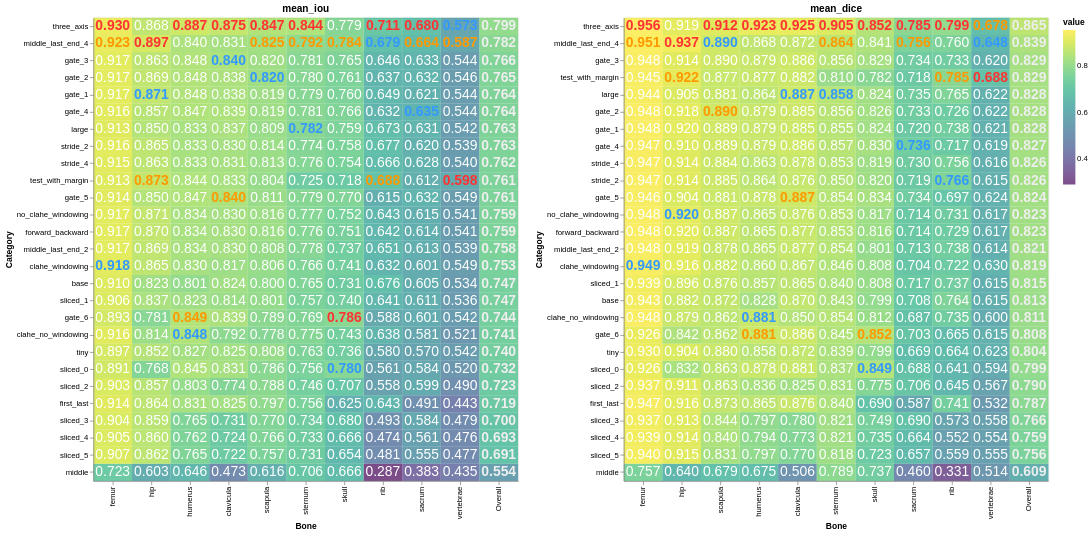

The cell this chart's notebook holds for it:
### Code cell
# Heatmap with per-cell mean, text; mark the top 3 values per bone with different styles/colors/weight
def add_rank_marker(df_mean):
    df_best = df_mean.copy()
    df_best['rank'] = 4  # default: not top 3

    for bone in df_best['bone'].unique():
        bone_rows = df_best[df_best['bone'] == bone]
        top_indices = bone_rows['value'].rank(method='first', ascending=False)
        # Assign 1 to best, 2 to second-best, 3 to third-best
        for rank in [1, 2, 3]:
            mask = (df_best['bone'] == bone) & (top_indices == rank)
            df_best.loc[mask, 'rank'] = rank

    return df_best

ioum = df[df['metric'] == 'mean_iou'].groupby(['category', 'bone'], as_index=False)['value'].mean()
ioum = add_rank_marker(ioum)

dicem = df[df['metric'] == 'mean_dice'].groupby(['category', 'bone'], as_index=False)['value'].mean()
dicem = add_rank_marker(dicem)

def make_heatmap_with_overall_column(dfm, title):
    # Compute overall mean for each category and sort y by this mean (descending)
    categories = dfm['category'].unique()
    # Will compute bone order by overall mean value, descending. "Overall" last.
    bone_means = (
        dfm.groupby('bone')['value']
        .mean()
        .sort_values(ascending=False)
    )
    all_bones = list(bone_means.index) + ['Overall']

    means = (
        dfm.groupby('category')['value']
        .mean()
        .reset_index()
        .assign(bone='Overall')
    )
    means['rank'] = 0  # So overall is not highlighted

    dfm_wide = pd.concat([dfm, means], ignore_index=True)

    # Now sort categories by mean (descending) for y-axis
    cat_order = (
        dfm_wide[dfm_wide['bone'] == 'Overall'][['category', 'value']]
        .sort_values('value', ascending=False)['category']
        .tolist()
    )

    color_expr = (
        "datum.rank == 1 ? '#ff3333' : "
        "datum.rank == 2 ? '#ff9900' : "
        "datum.rank == 3 ? '#3399ff' : "
        "datum.bone == 'Overall' ? '#eeeeee' : 'white'"
    )
    fontweight_expr = (
        "datum.rank == 1 ? 'bold' : "
        "datum.rank == 2 ? 'bold' : "
        "datum.rank == 3 ? 'bold' : "
        "datum.bone == 'Overall' ? 'bold' : 'normal'"
    )

    base = alt.Chart(dfm_wide).mark_rect(opacity=0.7).encode(
        x=alt.X('bone:N', title='Bone', sort=all_bones),
        y=alt.Y('category:N', title='Category',
                sort=cat_order),  # Now sorted by overall mean value!
        color=alt.Color('value:Q', scale=alt.Scale(scheme='viridis')),
    ).properties(width=50 * len(all_bones), height=600, title=title)

    text = alt.Chart(dfm_wide).mark_text(
        fontSize=18,
        fontWeight=alt.ExprRef(fontweight_expr),
        color=alt.ExprRef(color_expr),
        baseline='middle'
    ).encode(
        x=alt.X('bone:N', sort=all_bones),
        y=alt.Y('category:N', sort=cat_order),
        text=alt.Text('value:Q', format='.3f'),
        detail='rank:N',
    )

    return base + text

make_heatmap_with_overall_column(ioum, 'mean_iou') | make_heatmap_with_overall_column(dicem, 'mean_dice')

### Figure 1 — Vega specification as saved in the notebook (floating-point values rounded to 4 significant figures; data arrays with more than 128 entries replaced by an {"elided": "..."} marker saying what was removed)
{"$schema": "https://vega.github.io/schema/vega/v6.json", "data": [{"name": "source_0", "values": {"elided": "297 records"}}, {"name": "data_0", "values": {"elided": "297 records"}}, {"name": "source_1", "values": {"elided": "297 records"}}, {"name": "data_1", "values": {"elided": "297 records"}}, {"name": "source_0_concat_0_x_domain_bone", "values": [{"bone": "clavicula", "sort_field": 3.0}, {"bone": "femur", "sort_field": 0.0}, {"bone": "hip", "sort_field": 1.0}, {"bone": "humerus", "sort_field": 2.0}, {"bone": "rib", "sort_field": 7.0}, {"bone": "sacrum", "sort_field": 8.0}, {"bone": "scapula", "sort_field": 4.0}, {"bone": "skull", "sort_field": 6.0}, {"bone": "sternum", "sort_field": 5.0}, {"bone": "vertebrae", "sort_field": 9.0}, {"bone": "Overall", "sort_field": 10.0}]}, {"name": "source_0_concat_0_y_domain_category", "values": [{"category": "base", "sort_field": 15.0}, {"category": "clahe_no_windowing", "sort_field": 18.0}, {"category": "clahe_windowing", "sort_field": 14.0}, {"category": "first_last", "sort_field": 22.0}, {"category": "forward_backward", "sort_field": 12.0}, {"category": "gate_1", "sort_field": 4.0}, {"category": "gate_2", "sort_field": 3.0}, {"category": "gate_3", "sort_field": 2.0}, {"category": "gate_4", "sort_field": 5.0}, {"category": "gate_5", "sort_field": 10.0}, {"category": "gate_6", "sort_field": 17.0}, {"category": "large", "sort_field": 6.0}, {"category": "middle", "sort_field": 26.0}, {"category": "middle_last_end_2", "sort_field": 13.0}, {"category": "middle_last_end_4", "sort_field": 1.0}, {"category": "no_clahe_windowing", "sort_field": 11.0}, {"category": "sliced_0", "sort_field": 20.0}, {"category": "sliced_1", "sort_field": 16.0}, {"category": "sliced_2", "sort_field": 21.0}, {"category": "sliced_3", "sort_field": 23.0}, {"category": "sliced_4", "sort_field": 24.0}, {"category": "sliced_5", "sort_field": 25.0}, {"category": "stride_2", "sort_field": 7.0}, {"category": "stride_4", "sort_field": 8.0}, {"category": "test_with_margin", "sort_field": 9.0}, {"category": "three_axis", "sort_field": 0.0}, {"category": "tiny", "sort_field": 19.0}]}, {"name": "source_1_concat_1_x_domain_bone", "values": [{"bone": "clavicula", "sort_field": 4.0}, {"bone": "femur", "sort_field": 0.0}, {"bone": "hip", "sort_field": 1.0}, {"bone": "humerus", "sort_field": 3.0}, {"bone": "rib", "sort_field": 8.0}, {"bone": "sacrum", "sort_field": 7.0}, {"bone": "scapula", "sort_field": 2.0}, {"bone": "skull", "sort_field": 6.0}, {"bone": "sternum", "sort_field": 5.0}, {"bone": "vertebrae", "sort_field": 9.0}, {"bone": "Overall", "sort_field": 10.0}]}, {"name": "source_1_concat_1_y_domain_category", "values": [{"category": "base", "sort_field": 16.0}, {"category": "clahe_no_windowing", "sort_field": 17.0}, {"category": "clahe_windowing", "sort_field": 14.0}, {"category": "first_last", "sort_field": 22.0}, {"category": "forward_backward", "sort_field": 12.0}, {"category": "gate_1", "sort_field": 6.0}, {"category": "gate_2", "sort_field": 5.0}, {"category": "gate_3", "sort_field": 2.0}, {"category": "gate_4", "sort_field": 7.0}, {"category": "gate_5", "sort_field": 10.0}, {"category": "gate_6", "sort_field": 18.0}, {"category": "large", "sort_field": 4.0}, {"category": "middle", "sort_field": 26.0}, {"category": "middle_last_end_2", "sort_field": 13.0}, {"category": "middle_last_end_4", "sort_field": 1.0}, {"category": "no_clahe_windowing", "sort_field": 11.0}, {"category": "sliced_0", "sort_field": 20.0}, {"category": "sliced_1", "sort_field": 15.0}, {"category": "sliced_2", "sort_field": 21.0}, {"category": "sliced_3", "sort_field": 23.0}, {"category": "sliced_4", "sort_field": 24.0}, {"category": "sliced_5", "sort_field": 25.0}, {"category": "stride_2", "sort_field": 9.0}, {"category": "stride_4", "sort_field": 8.0}, {"category": "test_with_margin", "sort_field": 3.0}, {"category": "three_axis", "sort_field": 0.0}, {"category": "tiny", "sort_field": 19.0}]}], "signals": [{"name": "childWidth", "value": 550}], "marks": [{"type": "group", "name": "concat_0_group", "encode": {"update": {"width": {"signal": "childWidth"}, "height": {"signal": "height"}}}, "marks": [{"type": "rect", "name": "concat_0_layer_0_marks", "from": {"data": "data_0"}, "encode": {"update": {"fill": {"field": "value", "scale": "color"}, "width": {"signal": "max(0.25, bandwidth('concat_0_x'))"}, "y": {"field": "category", "scale": "concat_0_y"}, "opacity": {"value": 0.7}, "height": {"signal": "max(0.25, bandwidth('concat_0_y'))"}, "x": {"field": "bone", "scale": "concat_0_x"}}}, "style": ["rect"]}, {"type": "text", "name": "concat_0_layer_1_marks", "from": {"data": "source_0"}, "encode": {"update": {"x": {"field": "bone", "scale": "concat_0_x", "band": 0.5}, "baseline": {"value": "middle"}, "text": {"signal": "format(datum[\"value\"], \".3f\")"}, "fill": {"signal": "datum.rank == 1 ? '#ff3333' : datum.rank == 2 ? '#ff9900' : datum.rank == 3 ? '#3399ff' : datum.bone == 'Overall' ? '#eeeeee' : 'white'"}, "fontWeight": {"signal": "datum.rank == 1 ? 'bold' : datum.rank == 2 ? 'bold' : datum.rank == 3 ? 'bold' : datum.bone == 'Overall' ? 'bold' : 'normal'"}, "fontSize": {"value": 18}, "y": {"field": "category", "scale": "concat_0_y", "band": 0.5}, "align": {"value": "center"}}}, "style": ["text"]}], "axes": [{"scale": "concat_0_x", "orient": "bottom", "grid": false, "title": "Bone", "labelBaseline": "middle", "labelAlign": "right", "labelAngle": 270, "zindex": 1}, {"scale": "concat_0_y", "title": "Category", "orient": "left", "grid": false, "zindex": 1}], "title": {"text": "mean_iou", "frame": "group"}, "style": "cell"}, {"type": "group", "name": "concat_1_group", "encode": {"update": {"width": {"signal": "childWidth"}, "height": {"signal": "height"}}}, "marks": [{"type": "rect", "name": "concat_1_layer_0_marks", "from": {"data": "data_1"}, "encode": {"update": {"height": {"signal": "max(0.25, bandwidth('concat_1_y'))"}, "x": {"field": "bone", "scale": "concat_1_x"}, "y": {"field": "category", "scale": "concat_1_y"}, "fill": {"field": "value", "scale": "color"}, "opacity": {"value": 0.7}, "width": {"signal": "max(0.25, bandwidth('concat_1_x'))"}}}, "style": ["rect"]}, {"type": "text", "name": "concat_1_layer_1_marks", "from": {"data": "source_1"}, "encode": {"update": {"baseline": {"value": "middle"}, "align": {"value": "center"}, "x": {"field": "bone", "scale": "concat_1_x", "band": 0.5}, "text": {"signal": "format(datum[\"value\"], \".3f\")"}, "fontSize": {"value": 18}, "y": {"field": "category", "scale": "concat_1_y", "band": 0.5}, "fill": {"signal": "datum.rank == 1 ? '#ff3333' : datum.rank == 2 ? '#ff9900' : datum.rank == 3 ? '#3399ff' : datum.bone == 'Overall' ? '#eeeeee' : 'white'"}, "fontWeight": {"signal": "datum.rank == 1 ? 'bold' : datum.rank == 2 ? 'bold' : datum.rank == 3 ? 'bold' : datum.bone == 'Overall' ? 'bold' : 'normal'"}}}, "style": ["text"]}], "axes": [{"scale": "concat_1_x", "orient": "bottom", "labelAlign": "right", "zindex": 1, "labelAngle": 270, "labelBaseline": "middle", "title": "Bone", "grid": false}, {"scale": "concat_1_y", "orient": "left", "title": "Category", "grid": false, "zindex": 1}], "title": {"text": "mean_dice", "frame": "group"}, "style": "cell"}], "scales": [{"name": "color", "type": "linear", "domain": {"fields": [{"data": "data_0", "field": "value"}, {"data": "data_1", "field": "value"}]}, "range": {"scheme": "viridis"}, "interpolate": "hcl", "zero": false}, {"name": "concat_0_x", "type": "band", "domain": {"data": "source_0_concat_0_x_domain_bone", "field": "bone", "sort": {"op": "max", "field": "sort_field"}}, "range": [0, {"signal": "childWidth"}], "paddingOuter": 0, "paddingInner": 0}, {"name": "concat_0_y", "type": "band", "domain": {"data": "source_0_concat_0_y_domain_category", "field": "category", "sort": {"op": "max", "field": "sort_field"}}, "range": [0, {"signal": "height"}], "paddingInner": 0, "paddingOuter": 0}, {"name": "concat_1_x", "type": "band", "domain": {"data": "source_1_concat_1_x_domain_bone", "field": "bone", "sort": {"op": "max", "field": "sort_field"}}, "range": [0, {"signal": "childWidth"}], "paddingOuter": 0, "paddingInner": 0}, {"name": "concat_1_y", "type": "band", "domain": {"data": "source_1_concat_1_y_domain_category", "field": "category", "sort": {"op": "max", "field": "sort_field"}}, "range": [0, {"signal": "height"}], "paddingOuter": 0, "paddingInner": 0}], "background": "white", "layout": {"padding": 20, "bounds": "full", "align": "each"}, "padding": 5, "legends": [{"fill": "color", "gradientLength": {"signal": "clamp(height, 64, 200)"}, "title": "value", "encode": {"gradient": {"update": {"opacity": {"value": 0.7}}}}}], "height": 600}
